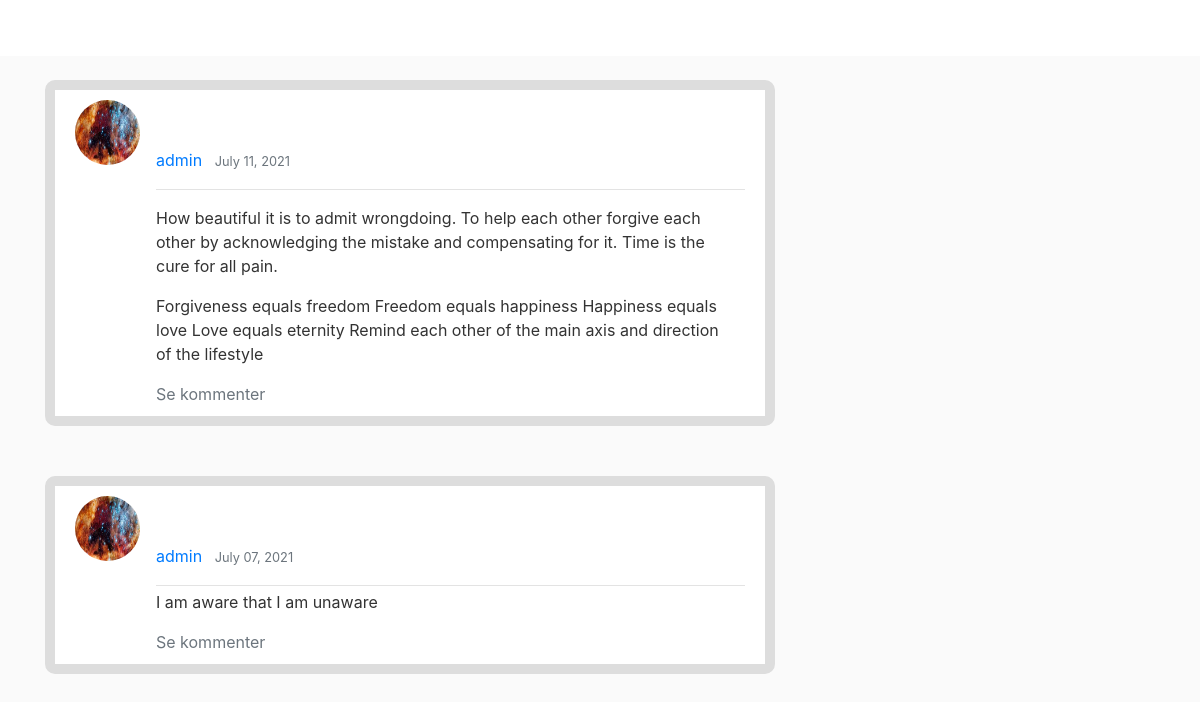
Page /blog/ on the earlier database version.
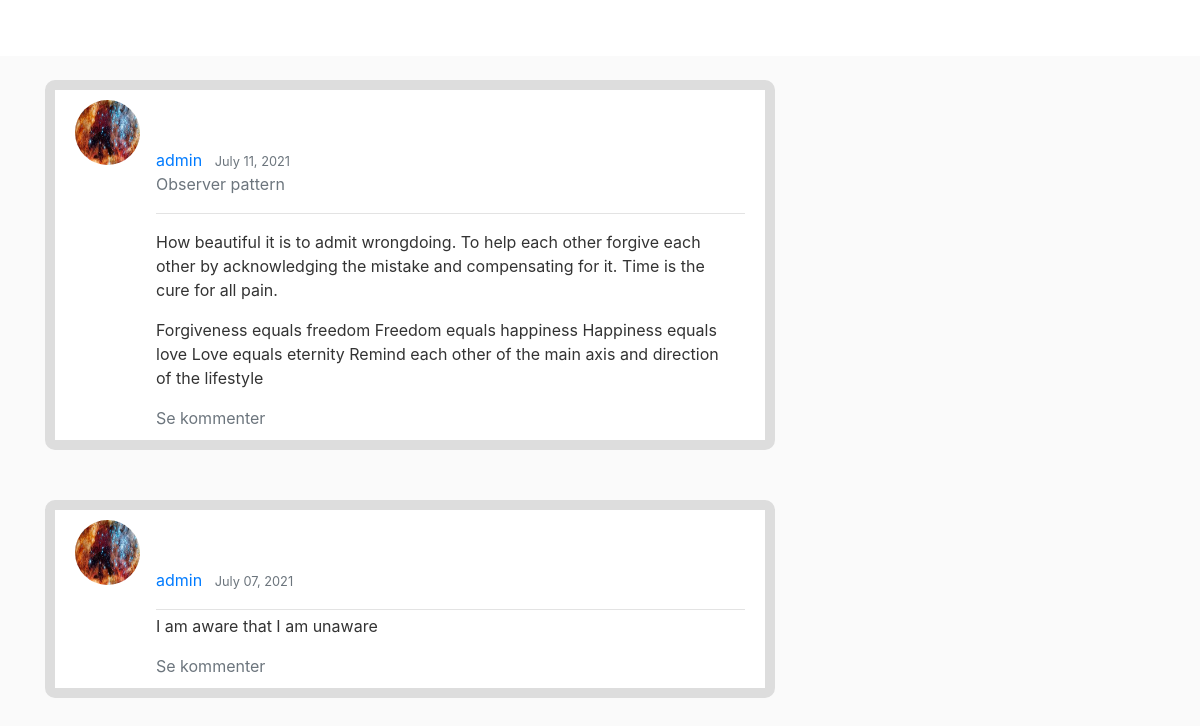
Same page on the later database version.
### blog/models.py (models this page shows, shortened)
class Post(models.Model):
    title = models.CharField(max_length=100, blank=True)
    content = models.TextField()
    date_posted = models.DateTimeField(default=timezone.now)  # finde tid som en post bliver gemt
    author = models.ForeignKey(User, on_delete=models.CASCADE)  #  import User clas med forenkey post bliver forbundet med user.

### person/models.py (models this page shows, shortened)
class Profile(models.Model):
    user = models.OneToOneField(User, on_delete=models.CASCADE)  # cascade er hvis user bliver slettet
    image = models.ImageField(default='default.jpg', upload_to='profile_pics')

### blog/views.py (the view)
# urls.py: path('', PostListView.as_view(), name='blog-home'),
class PostListView(ListView):
    model = Post
    template_name = 'blog/blog.html'  # <app>/<model>_<viewtype>.html  PostListView.as_view() med den mens <app> / <model>_<vietype> html- app er ligsom vores repport app. model er database og vieetype er list.
    context_object_name = 'posts'
    ordering = ['-date_posted']  # med - vil nyeste post vil stå først

### blog/templates/blog/blog.html
{% extends "blog/base.html" %}
{% block content %}
    {% for post in posts %}
        <post class="media content-section">
            <img class="rounded-circle article-img" src="{{ post.author.profile.image.url }}">
              <div class="media-body">
                  <div class="row justify-content-md-center pt-5"></div>
                <div class="article-metadata">
                  <a class="mr-2" href="{% url 'blog:user-posts' post.author.username %}">
                      {{ post.author.username }} </a>
                  <small class="text-muted">{{ post.date_posted|date:"F d, Y" }}</small>
                    <p class="text-muted">{{ post.title }}</p>
                </div>
                 <div class="mr-2" ><p class="article-content">{{ post.content|safe }}</p></div>
                <h10><a class="text-muted"  href="{% url 'blog:post-comments' post.id %}" > Se kommenter </a></h10>
              </div>
        </post>
    {% endfor %}
{% endblock content %}

### blog/templates/blog/base.html (shortened to what this page needs)
{% load static %}
<!DOCTYPE html>
<html>
<head>
    <link rel="stylesheet" href="https://maxcdn.bootstrapcdn.com/bootstrap/4.0.0/css/bootstrap.min.css">
    <link rel="stylesheet" type="text/css" href="{% static 'css/main.css' %}">
</head>
<body>
    <header class="site-header">
      <nav class="navbar navbar-expand-md navbar-dark bg-steel fixed-top">
        <div class="container">
              <div class="collapse navbar-collapse" id="navbarToggle">
                  <div class="navbar-nav mr-auto">
                    <a class="nav-item nav-link" href="/">Om mig selv </a>
                    <a class="nav-item nav-link" href="/">Kontakt Information</a>
                  </div>
                  <div class="navbar-nav">
                      {% if user.is_authenticated %}
                        <a class="nav-item nav-link" href="/person/register">Registrer</a>
                        <a class="topnav-right nav-link" href="/">Alle bekendte</a>
                        <a class="nav-item nav-link" href="/blog/logout">Logout</a>
                          <a class="nav-item nav-link" href="/person/profile">Profile</a>
                      {% else %}
                        <a class="nav-item nav-link" href="/blog/login">Login</a>
                      {% endif %}
                  </div>
              </div>
          </div>
      </nav>
    </header>
    <main role="main" class="container">
      <div class="row">
        <div class="col-md-8">
          {% block content %}{% endblock %}
        </div>
        <div class="col-md-4">
        </div>
      </div>
    </main>
</body>
</html>

### blog/static/css/main.css (style rules this page uses)
body { background: #fafafa; color: #333333; margin-top: 5rem; }
.bg-steel { background-color: #ffffff; }
.site-header .navbar-nav .nav-link { color: #ffffff; }
.content-section { background: #ffffff; padding: 10px 20px; border: 10px solid #dddddd; border-radius: 10px; margin-bottom: 50px; }
.article-content { white-space: pre-line; }
.article-img { height: 65px; width: 65px; margin-right: 16px; }
.article-metadata { padding-bottom: 1px; margin-bottom: 4px; border-bottom: 1px solid #e3e3e3 }

Differences in the rows shown:
changed Post: title (not shown) → "Observer pattern"
